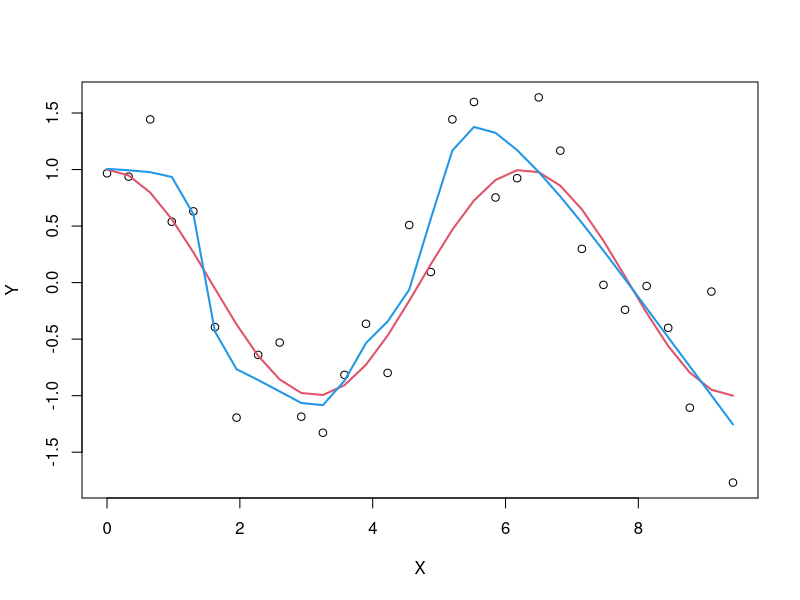
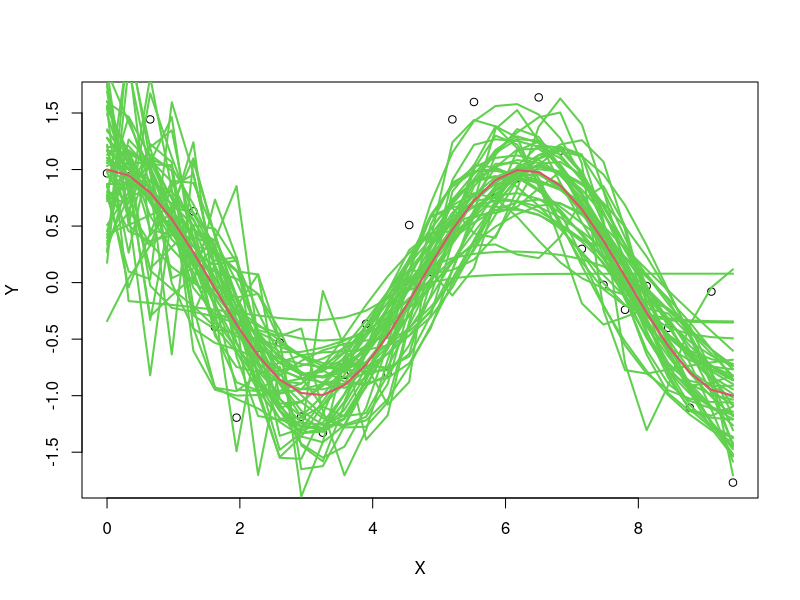
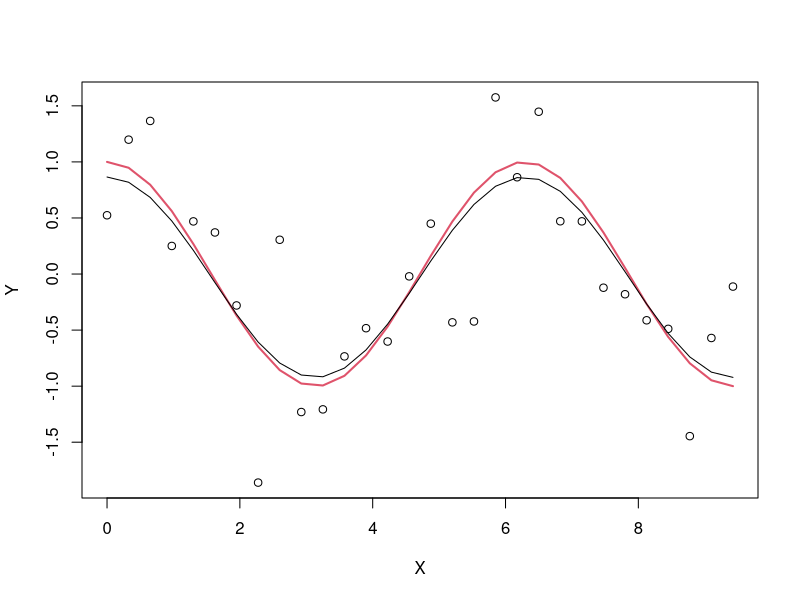
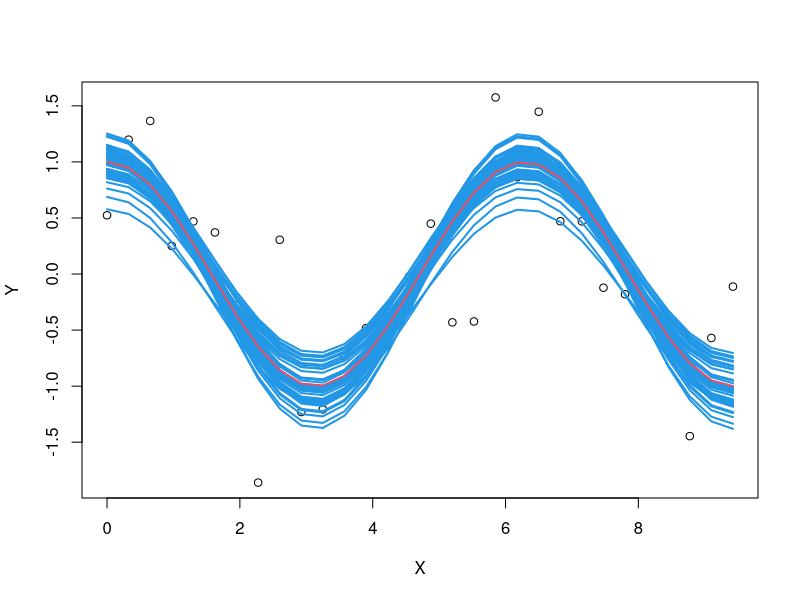
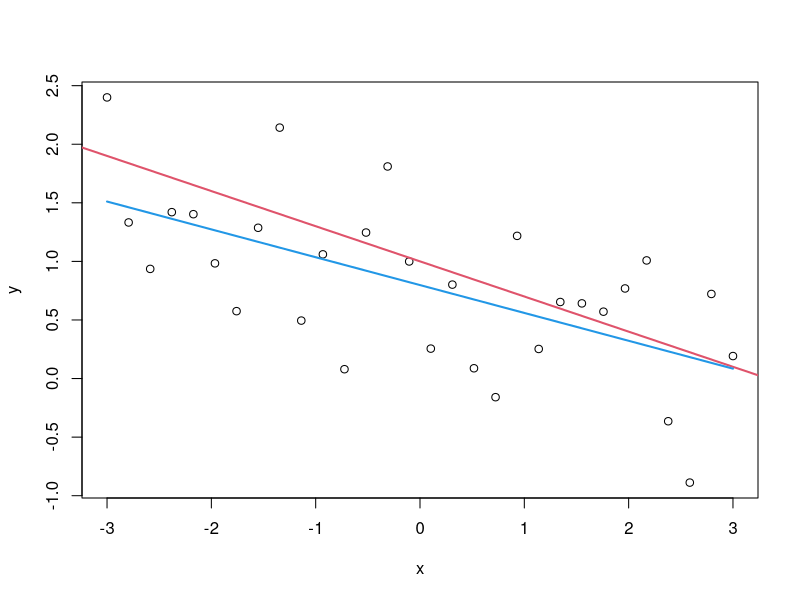
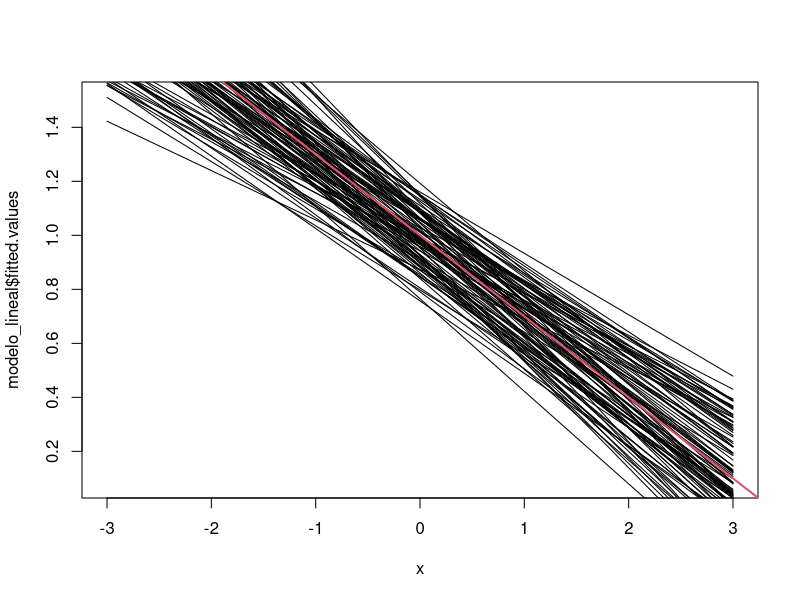

These figures' R source, in order:
library(nnet)


# Red neuronal ------------------------------------------------------------


iteraciones = 50
tamano_muestral = 30

genera_y <- function(x){
  cos(x) + rnorm(length(x), 0, 0.5)
}

X <- seq(0,3*pi, length.out = tamano_muestral)
Y <- genera_y(X)
plot(Y~X)
lines(cos(X)~X, col=2, lwd=2) #Modelo teórico

#Red neuronal
red_neuronal <- nnet(X, Y, size=6, linout=TRUE, trace=FALSE) #6 neuronas, linout=TRUE porque la variable respuesta es cuantitativa

#Predicción de la red neuronal

YY <- predict(red_neuronal)

lines(YY ~ X, col=4, lwd=2)


plot(Y~X)  

for(i in seq_len(iteraciones)){
  Y <- genera_y(X)
  red_neuronal <- nnet(X, Y, size=6, linout=TRUE, trace=FALSE) #6 neuronas, linout=TRUE porque la variable respuesta es cuantitativa
  YY <- predict(red_neuronal)
  lines(YY ~ X, col=3, lwd=2)
}
lines(cos(X)~X, col=2, lwd=2)

#Regresion lineal

genera_y <- function(x){
  cos(x) + rnorm(length(x), 0, 0.5)
}

X <- seq(0,3*pi, length.out = tamano_muestral)
Y <- genera_y(X)
plot(Y~X)
lines(cos(X)~X, col=2, lwd=2)

x_est <- cos(X) #Transformación
regr_cos <- lm(Y~x_est)
coeficientes <- regr_cos$coefficients
y_est <- coeficientes[1] + coeficientes[2]*cos(X)
lines(y_est~X)

plot(Y~X)

for(i in seq_len(iteraciones)){
  Y <- genera_y(X)
  x_est <- cos(X) #Transformación
  regr_cos <- lm(Y~x_est)
  coeficientes <- regr_cos$coefficients
  y_est <- coeficientes[1] + coeficientes[2]*cos(X)
  lines(y_est~X, col=4, lwd=2)
}
lines(cos(X)~X, col=2, lwd=2)


#--------------------------------------------
#Graficar regresión lineal
# Regresión lineal 

iteraciones <- 100
tamano_muestral <- 30
beta_0 <- 1
beta_1 <- -0.3


x <- seq(-3, 3, length.out = tamano_muestral)

genera_y <- function(x, beta_0, beta_1){
  beta_1*x + beta_0 + rnorm(length(x), 0, 0.5)
}

y <- genera_y(x, beta_0, beta_1)

modelo_lineal <- lm(y~x)

plot(x, y)
abline(beta_0, beta_1, col = 2, lwd = 2)
lines(x, modelo_lineal$fitted.values, col = 4, lwd = 2)


plot(x, modelo_lineal$fitted.values, type = "l")

for(i in seq_len(iteraciones)){
  y <- genera_y(x, beta_0, beta_1)
  
  modelo_lineal <- lm(y~x)
  
  lines(x, modelo_lineal$fitted.values)
  
}
abline(beta_0, beta_1, col = 2, lwd = 2)
